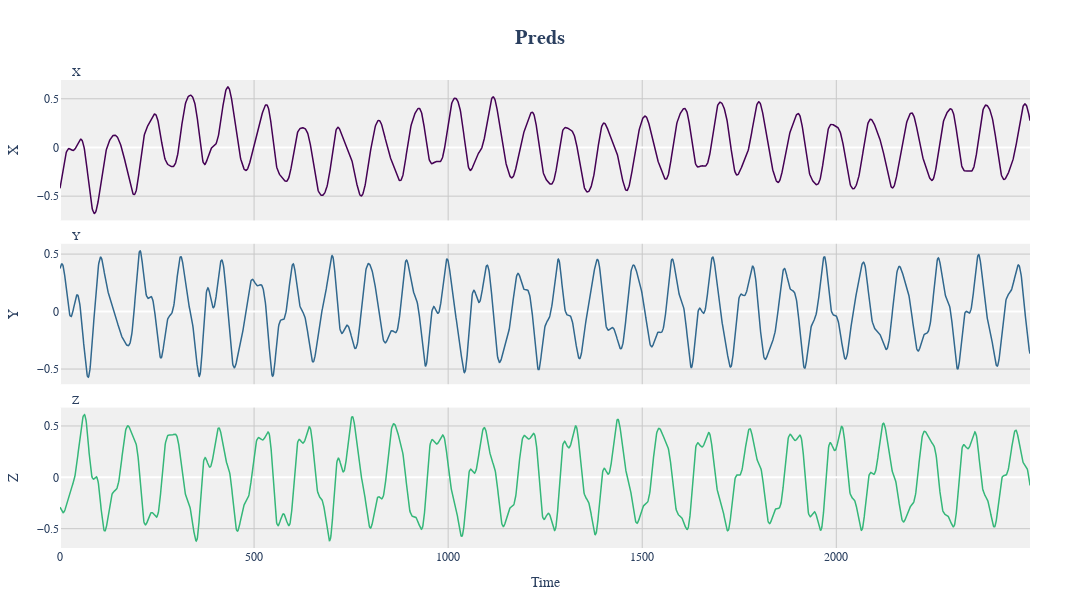
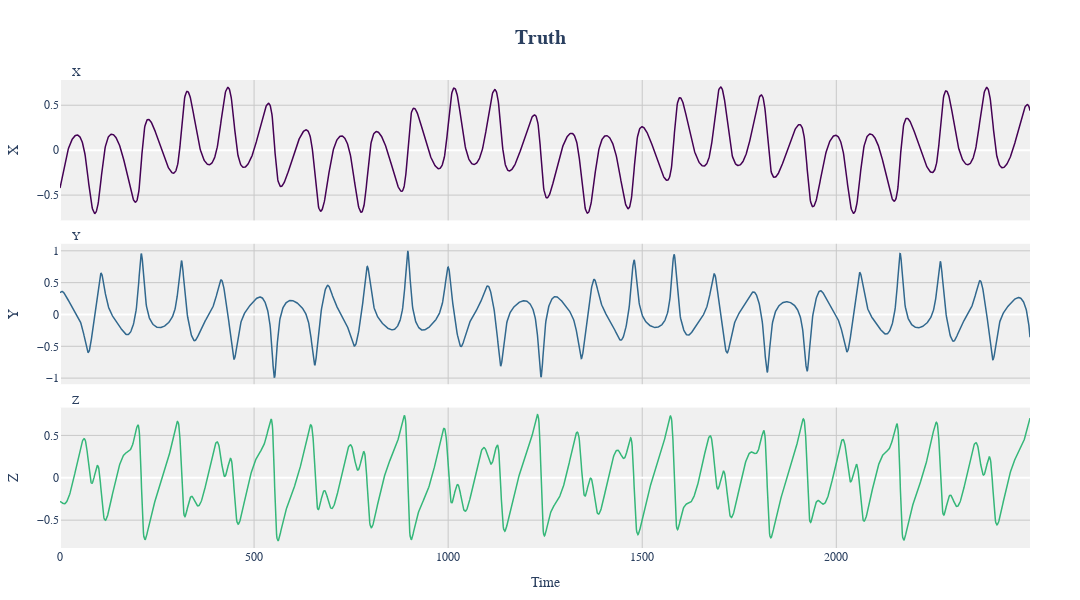

Notebook source saved alongside these figures, in order:
### Code cell
viz.plot_components(trajectory=predictions, figsize=(1080,600), line_width=1.5, title="Preds", labels=["X","Y","Z"])
viz.plot_components(trajectory=truth, figsize=(1080,600), line_width=1.5, title="Truth", labels=["X","Y","Z"])

### Figure 1 — Plotly figure (JSON) as saved in the notebook; plotly's stock layout.template omitted (floating-point values rounded to 4 significant figures; data arrays with more than 128 entries replaced by an {"elided": "..."} marker saying what was removed)
{"data": [{"hoverinfo": "x+y", "line": {"color": "#440154", "width": 1.5}, "mode": "lines", "name": "X", "showlegend": false, "type": "scatter", "x": {"elided": "2500 int values"}, "xaxis": "x", "y": {"elided": "2500 float values"}, "yaxis": "y"}, {"hoverinfo": "x+y", "line": {"color": "#31688e", "width": 1.5}, "mode": "lines", "name": "Y", "showlegend": false, "type": "scatter", "x": {"elided": "2500 int values"}, "xaxis": "x2", "y": {"elided": "2500 float values"}, "yaxis": "y2"}, {"hoverinfo": "x+y", "line": {"color": "#35b779", "width": 1.5}, "mode": "lines", "name": "Z", "showlegend": false, "type": "scatter", "x": {"elided": "2500 int values"}, "xaxis": "x3", "y": {"elided": "2500 float values"}, "yaxis": "y3"}], "layout": {"annotations": [{"font": {"size": 12}, "showarrow": false, "text": "X", "x": 0.01, "xanchor": "left", "xref": "paper", "y": 1, "yanchor": "bottom", "yref": "paper"}, {"font": {"size": 12}, "showarrow": false, "text": "Y", "x": 0.01, "xanchor": "left", "xref": "paper", "y": 0.65, "yanchor": "bottom", "yref": "paper"}, {"font": {"size": 12}, "showarrow": false, "text": "Z", "x": 0.01, "xanchor": "left", "xref": "paper", "y": 0.3, "yanchor": "bottom", "yref": "paper"}], "font": {"family": "Arial", "size": 12}, "height": 600, "hovermode": "x unified", "margin": {"b": 50, "l": 50, "r": 50, "t": 80}, "paper_bgcolor": "white", "plot_bgcolor": "rgb(240, 240, 240)", "title": {"font": {"family": "Arial", "size": 20}, "text": "<b>Preds</b>", "x": 0.5, "xanchor": "center", "y": 0.95, "yanchor": "top"}, "width": 1080, "xaxis": {"anchor": "y", "domain": [0, 1], "gridcolor": "rgb(200, 200, 200)", "matches": "x3", "showgrid": true, "showticklabels": false}, "xaxis2": {"anchor": "y2", "domain": [0, 1], "gridcolor": "rgb(200, 200, 200)", "matches": "x3", "showgrid": true, "showticklabels": false}, "xaxis3": {"anchor": "y3", "domain": [0, 1], "gridcolor": "rgb(200, 200, 200)", "showgrid": true, "title": {"text": "Time"}}, "yaxis": {"anchor": "x", "domain": [0.7, 1], "gridcolor": "rgb(200, 200, 200)", "showgrid": true, "title": {"text": "X"}}, "yaxis2": {"anchor": "x2", "domain": [0.35, 0.65], "gridcolor": "rgb(200, 200, 200)", "showgrid": true, "title": {"text": "Y"}}, "yaxis3": {"anchor": "x3", "domain": [0, 0.3], "gridcolor": "rgb(200, 200, 200)", "showgrid": true, "title": {"text": "Z"}}}}

### Figure 2 — Plotly figure (JSON) as saved in the notebook; plotly's stock layout.template omitted (floating-point values rounded to 4 significant figures; data arrays with more than 128 entries replaced by an {"elided": "..."} marker saying what was removed)
{"data": [{"hoverinfo": "x+y", "line": {"color": "#440154", "width": 1.5}, "mode": "lines", "name": "X", "showlegend": false, "type": "scatter", "x": {"elided": "2500 int values"}, "xaxis": "x", "y": {"elided": "2500 float values"}, "yaxis": "y"}, {"hoverinfo": "x+y", "line": {"color": "#31688e", "width": 1.5}, "mode": "lines", "name": "Y", "showlegend": false, "type": "scatter", "x": {"elided": "2500 int values"}, "xaxis": "x2", "y": {"elided": "2500 float values"}, "yaxis": "y2"}, {"hoverinfo": "x+y", "line": {"color": "#35b779", "width": 1.5}, "mode": "lines", "name": "Z", "showlegend": false, "type": "scatter", "x": {"elided": "2500 int values"}, "xaxis": "x3", "y": {"elided": "2500 float values"}, "yaxis": "y3"}], "layout": {"annotations": [{"font": {"size": 12}, "showarrow": false, "text": "X", "x": 0.01, "xanchor": "left", "xref": "paper", "y": 1, "yanchor": "bottom", "yref": "paper"}, {"font": {"size": 12}, "showarrow": false, "text": "Y", "x": 0.01, "xanchor": "left", "xref": "paper", "y": 0.65, "yanchor": "bottom", "yref": "paper"}, {"font": {"size": 12}, "showarrow": false, "text": "Z", "x": 0.01, "xanchor": "left", "xref": "paper", "y": 0.3, "yanchor": "bottom", "yref": "paper"}], "font": {"family": "Arial", "size": 12}, "height": 600, "hovermode": "x unified", "margin": {"b": 50, "l": 50, "r": 50, "t": 80}, "paper_bgcolor": "white", "plot_bgcolor": "rgb(240, 240, 240)", "title": {"font": {"family": "Arial", "size": 20}, "text": "<b>Truth</b>", "x": 0.5, "xanchor": "center", "y": 0.95, "yanchor": "top"}, "width": 1080, "xaxis": {"anchor": "y", "domain": [0, 1], "gridcolor": "rgb(200, 200, 200)", "matches": "x3", "showgrid": true, "showticklabels": false}, "xaxis2": {"anchor": "y2", "domain": [0, 1], "gridcolor": "rgb(200, 200, 200)", "matches": "x3", "showgrid": true, "showticklabels": false}, "xaxis3": {"anchor": "y3", "domain": [0, 1], "gridcolor": "rgb(200, 200, 200)", "showgrid": true, "title": {"text": "Time"}}, "yaxis": {"anchor": "x", "domain": [0.7, 1], "gridcolor": "rgb(200, 200, 200)", "showgrid": true, "title": {"text": "X"}}, "yaxis2": {"anchor": "x2", "domain": [0.35, 0.65], "gridcolor": "rgb(200, 200, 200)", "showgrid": true, "title": {"text": "Y"}}, "yaxis3": {"anchor": "x3", "domain": [0, 0.3], "gridcolor": "rgb(200, 200, 200)", "showgrid": true, "title": {"text": "Z"}}}}
